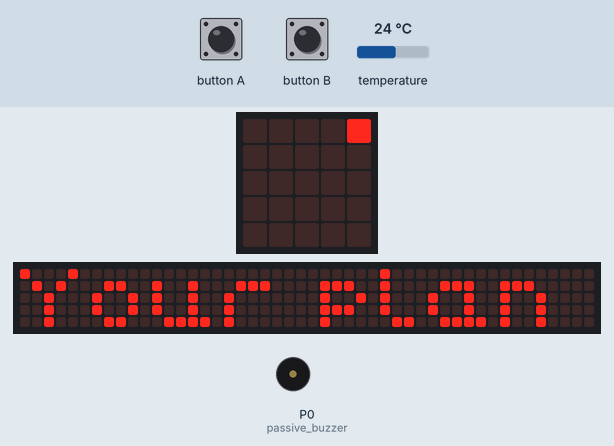
Recording of a program running on a simulated BBC micro:bit running MicroPython. On the bench: the board's 5×5 LED display, a strip that is not on the board, showing the scrolling text unrolled, buzzer (waves = sounding). The test bench sets the inputs (shaded band); at power-on: temperature 24 °C. The 48×5 strip is a reading aid, not a part: it shows the text the display is scrolling, unrolled, one strip-width of it at a time.

Above: at 0.07 s.
At 10.87 s:
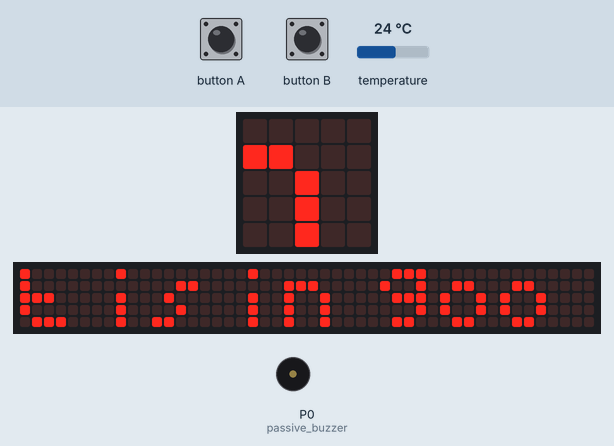
At 21.75 s:
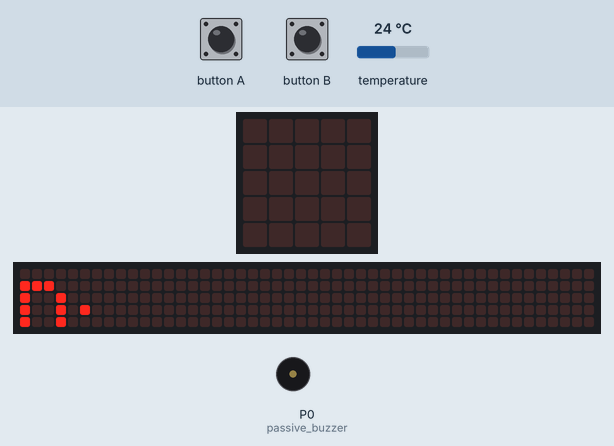
At 38.0 s:
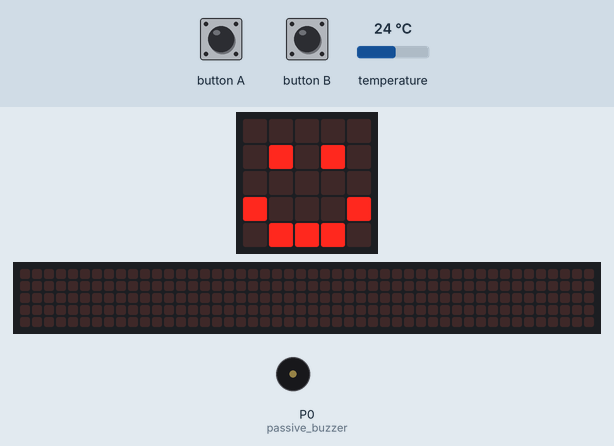
Timing chart, 0 to 39.5 s (numbered marks = the images above):
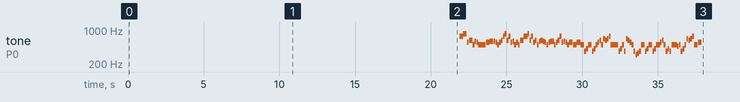

The program:

microbit_logic_assignment.py
```python
'''
-------------------------------------------------------------------------------
Name:		microbit_logic_assignment.py
Purpose:	measuring soil moisture

Author:	Sedighi.R

Created:	date in 30/10/2019
------------------------------------------------------------------------------
'''

from microbit import *
import music

#defining pins
passive_buzzer = pin0
moisture_sensor = pin1
led_red = pin2

while True:
    #running temeprature sensor
    temp = temperature()

    if moisture_sensor.read_analog() > 17:
        display.scroll("Your plant is in good condition.")
        music.play(music.NYAN)
        display.show(Image.HAPPY)
        sleep(10000)

    elif button_a.get_presses() or button_b.get_presses():
        display.scroll("Water your plant every two days.")
        display.scroll("The microbit temperature is" + str(temp) + "C.")
        music.play(music.JUMP_DOWN)

    else:
        display.scroll("you need to change the soil of the plant.")
        music.play(music.WAWAWAWAA)
        led_red.write_digital(1)
        display.show(Image.SAD)
        sleep(10000)
```

Measured:
- by itself, tone on P0 (passive_buzzer): plays 740 Hz for 0.24 s, 831 Hz for 0.24 s, 554 Hz for 0.12 s, 622 Hz for 0.24 s, 494 Hz for 0.12 s, 587 Hz for 0.12 s … (106 notes in this stretch)
